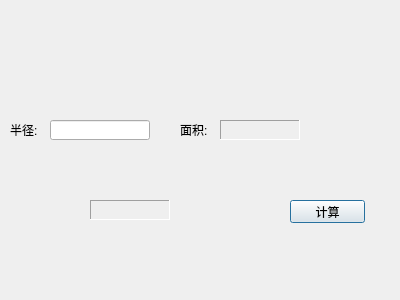
<?xml version="1.0" encoding="UTF-8"?>
<ui version="4.0">
 <class>Dialog</class>
 <widget class="QDialog" name="Dialog">
  <property name="geometry">
   <rect>
    <x>0</x>
    <y>0</y>
    <width>400</width>
    <height>300</height>
   </rect>
  </property>
  <property name="windowTitle">
   <string>Dialog</string>
  </property>
  <widget class="QLabel" name="rediusLabel">
   <property name="geometry">
    <rect>
     <x>10</x>
     <y>120</y>
     <width>30</width>
     <height>20</height>
    </rect>
   </property>
   <property name="text">
    <string>半径:</string>
   </property>
  </widget>
  <widget class="QLabel" name="areaLabel_1">
   <property name="geometry">
    <rect>
     <x>180</x>
     <y>120</y>
     <width>54</width>
     <height>20</height>
    </rect>
   </property>
   <property name="text">
    <string>面积:</string>
   </property>
  </widget>
  <widget class="QLabel" name="areaLabel_2">
   <property name="geometry">
    <rect>
     <x>220</x>
     <y>120</y>
     <width>80</width>
     <height>20</height>
    </rect>
   </property>
   <property name="frameShape">
    <enum>QFrame::Panel</enum>
   </property>
   <property name="frameShadow">
    <enum>QFrame::Sunken</enum>
   </property>
   <property name="text">
    <string/>
   </property>
  </widget>
  <widget class="QLineEdit" name="radiusLineEdit">
   <property name="geometry">
    <rect>
     <x>50</x>
     <y>120</y>
     <width>100</width>
     <height>20</height>
    </rect>
   </property>
  </widget>
  <widget class="QPushButton" name="countBtn">
   <property name="geometry">
    <rect>
     <x>290</x>
     <y>200</y>
     <width>75</width>
     <height>23</height>
    </rect>
   </property>
   <property name="text">
    <string>计算</string>
   </property>
  </widget>
  <widget class="QLabel" name="areaLabel_3">
   <property name="geometry">
    <rect>
     <x>90</x>
     <y>200</y>
     <width>80</width>
     <height>20</height>
    </rect>
   </property>
   <property name="frameShape">
    <enum>QFrame::Panel</enum>
   </property>
   <property name="frameShadow">
    <enum>QFrame::Sunken</enum>
   </property>
   <property name="text">
    <string/>
   </property>
  </widget>
 </widget>
 <layoutdefault spacing="6" margin="11"/>
 <resources/>
 <connections/>
</ui>
